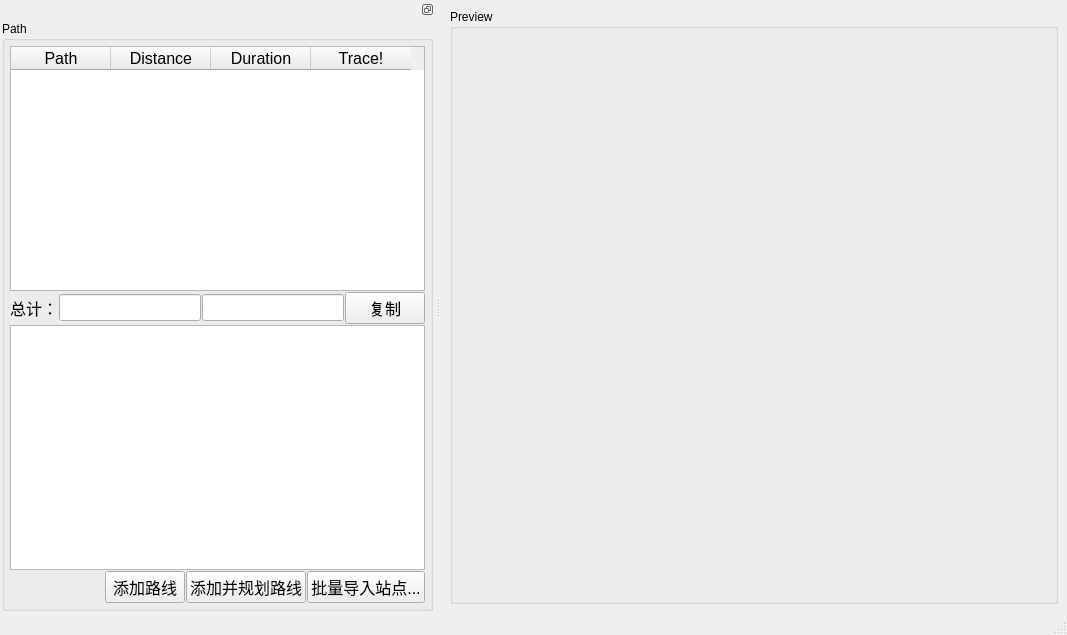
<?xml version="1.0" encoding="UTF-8"?>
<ui version="4.0">
 <class>MainWindow</class>
 <widget class="QMainWindow" name="MainWindow">
  <property name="geometry">
   <rect>
    <x>0</x>
    <y>0</y>
    <width>1067</width>
    <height>635</height>
   </rect>
  </property>
  <property name="windowTitle">
   <string>MainWindow</string>
  </property>
  <widget class="QWidget" name="centralwidget">
   <layout class="QHBoxLayout" name="horizontalLayout_4">
    <item>
     <widget class="QGroupBox" name="gbPreview">
      <property name="title">
       <string>Preview</string>
      </property>
      <layout class="QVBoxLayout" name="verticalLayout_2">
       <property name="leftMargin">
        <number>5</number>
       </property>
       <property name="topMargin">
        <number>5</number>
       </property>
       <property name="rightMargin">
        <number>5</number>
       </property>
       <property name="bottomMargin">
        <number>5</number>
       </property>
       <item>
        <widget class="QWidget" name="wdMap" native="true">
         <property name="sizePolicy">
          <sizepolicy hsizetype="Preferred" vsizetype="Preferred">
           <horstretch>0</horstretch>
           <verstretch>0</verstretch>
          </sizepolicy>
         </property>
         <property name="minimumSize">
          <size>
           <width>0</width>
           <height>0</height>
          </size>
         </property>
         <layout class="QGridLayout" name="gridLayout_2">
          <property name="leftMargin">
           <number>2</number>
          </property>
          <property name="topMargin">
           <number>2</number>
          </property>
          <property name="rightMargin">
           <number>2</number>
          </property>
          <property name="bottomMargin">
           <number>2</number>
          </property>
         </layout>
        </widget>
       </item>
      </layout>
     </widget>
    </item>
   </layout>
  </widget>
  <widget class="QMenuBar" name="menubar">
   <property name="geometry">
    <rect>
     <x>0</x>
     <y>0</y>
     <width>1067</width>
     <height>22</height>
    </rect>
   </property>
  </widget>
  <widget class="QStatusBar" name="statusBar"/>
  <widget class="QDockWidget" name="dockWidget">
   <property name="sizePolicy">
    <sizepolicy hsizetype="Preferred" vsizetype="Preferred">
     <horstretch>0</horstretch>
     <verstretch>0</verstretch>
    </sizepolicy>
   </property>
   <property name="minimumSize">
    <size>
     <width>374</width>
     <height>422</height>
    </size>
   </property>
   <property name="floating">
    <bool>false</bool>
   </property>
   <property name="features">
    <set>QDockWidget::DockWidgetFloatable|QDockWidget::DockWidgetMovable</set>
   </property>
   <property name="allowedAreas">
    <set>Qt::NoDockWidgetArea</set>
   </property>
   <attribute name="dockWidgetArea">
    <number>1</number>
   </attribute>
   <widget class="QWidget" name="dockWidgetContents">
    <property name="sizePolicy">
     <sizepolicy hsizetype="Expanding" vsizetype="Expanding">
      <horstretch>0</horstretch>
      <verstretch>0</verstretch>
     </sizepolicy>
    </property>
    <property name="minimumSize">
     <size>
      <width>0</width>
      <height>400</height>
     </size>
    </property>
    <layout class="QHBoxLayout" name="horizontalLayout_2">
     <property name="leftMargin">
      <number>2</number>
     </property>
     <property name="topMargin">
      <number>2</number>
     </property>
     <property name="rightMargin">
      <number>2</number>
     </property>
     <property name="bottomMargin">
      <number>2</number>
     </property>
     <item>
      <widget class="QGroupBox" name="gbPath">
       <property name="sizePolicy">
        <sizepolicy hsizetype="Preferred" vsizetype="Preferred">
         <horstretch>0</horstretch>
         <verstretch>0</verstretch>
        </sizepolicy>
       </property>
       <property name="maximumSize">
        <size>
         <width>16777215</width>
         <height>16777215</height>
        </size>
       </property>
       <property name="title">
        <string>Path</string>
       </property>
       <layout class="QVBoxLayout" name="verticalLayout">
        <property name="spacing">
         <number>1</number>
        </property>
        <property name="leftMargin">
         <number>5</number>
        </property>
        <property name="topMargin">
         <number>5</number>
        </property>
        <property name="rightMargin">
         <number>5</number>
        </property>
        <property name="bottomMargin">
         <number>5</number>
        </property>
        <item>
         <widget class="QTableWidget" name="twPathList">
          <property name="font">
           <font>
            <pointsize>12</pointsize>
           </font>
          </property>
          <column>
           <property name="text">
            <string>Path</string>
           </property>
          </column>
          <column>
           <property name="text">
            <string>Distance</string>
           </property>
          </column>
          <column>
           <property name="text">
            <string>Duration</string>
           </property>
          </column>
          <column>
           <property name="text">
            <string>Trace!</string>
           </property>
          </column>
         </widget>
        </item>
        <item>
         <layout class="QHBoxLayout" name="horizontalLayout">
          <item>
           <widget class="QLabel" name="label">
            <property name="font">
             <font>
              <pointsize>12</pointsize>
             </font>
            </property>
            <property name="text">
             <string>总计：</string>
            </property>
           </widget>
          </item>
          <item>
           <widget class="QLineEdit" name="leTotalDistance">
            <property name="sizePolicy">
             <sizepolicy hsizetype="Preferred" vsizetype="Fixed">
              <horstretch>0</horstretch>
              <verstretch>0</verstretch>
             </sizepolicy>
            </property>
            <property name="font">
             <font>
              <pointsize>12</pointsize>
             </font>
            </property>
            <property name="readOnly">
             <bool>true</bool>
            </property>
           </widget>
          </item>
          <item>
           <widget class="QLineEdit" name="leTotalDuration">
            <property name="sizePolicy">
             <sizepolicy hsizetype="Preferred" vsizetype="Fixed">
              <horstretch>0</horstretch>
              <verstretch>0</verstretch>
             </sizepolicy>
            </property>
            <property name="font">
             <font>
              <pointsize>12</pointsize>
             </font>
            </property>
            <property name="readOnly">
             <bool>true</bool>
            </property>
           </widget>
          </item>
          <item>
           <widget class="QPushButton" name="pbCopyTotal">
            <property name="font">
             <font>
              <pointsize>12</pointsize>
             </font>
            </property>
            <property name="text">
             <string>复制</string>
            </property>
           </widget>
          </item>
         </layout>
        </item>
        <item>
         <widget class="QTextEdit" name="teTempPaths">
          <property name="font">
           <font>
            <pointsize>12</pointsize>
           </font>
          </property>
         </widget>
        </item>
        <item>
         <layout class="QHBoxLayout" name="horizontalLayout_3">
          <item>
           <spacer name="horizontalSpacer">
            <property name="orientation">
             <enum>Qt::Horizontal</enum>
            </property>
            <property name="sizeHint" stdset="0">
             <size>
              <width>40</width>
              <height>20</height>
             </size>
            </property>
           </spacer>
          </item>
          <item>
           <widget class="QPushButton" name="pbAddPathToList">
            <property name="font">
             <font>
              <pointsize>12</pointsize>
             </font>
            </property>
            <property name="text">
             <string>添加路线</string>
            </property>
           </widget>
          </item>
          <item>
           <widget class="QPushButton" name="pbAddPathToListAndQuery">
            <property name="font">
             <font>
              <pointsize>12</pointsize>
             </font>
            </property>
            <property name="text">
             <string>添加并规划路线</string>
            </property>
           </widget>
          </item>
          <item>
           <widget class="QPushButton" name="pbImportSites">
            <property name="font">
             <font>
              <pointsize>12</pointsize>
             </font>
            </property>
            <property name="text">
             <string>批量导入站点...</string>
            </property>
           </widget>
          </item>
         </layout>
        </item>
       </layout>
      </widget>
     </item>
    </layout>
   </widget>
  </widget>
  <action name="actionImportPathPoints">
   <property name="text">
    <string>导入站点</string>
   </property>
  </action>
  <action name="actionExportPathDistances">
   <property name="text">
    <string>ExportPathDistances</string>
   </property>
  </action>
 </widget>
 <resources/>
 <connections/>
</ui>
